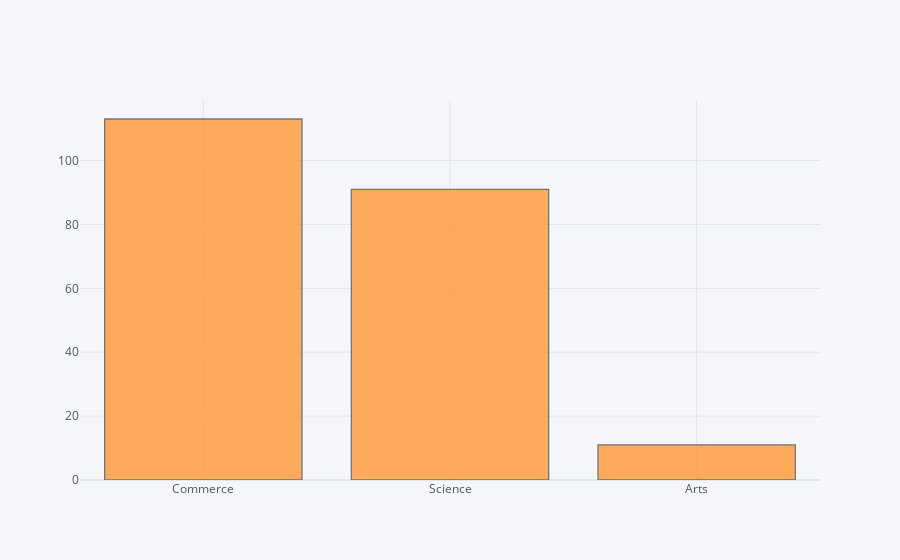

This figure's notebook cell:
### Code cell
df["hsc_s"].iplot(kind = 'hist', bins = 50)

### Figure 1 — Plotly figure (JSON) as saved in the notebook; plotly's stock layout.template omitted (floating-point values rounded to 4 significant figures; data arrays with more than 128 entries replaced by an {"elided": "..."} marker saying what was removed)
{"data": [{"histfunc": "count", "histnorm": "", "marker": {"color": "rgba(255, 153, 51, 1.0)", "line": {"color": "#4D5663", "width": 1.3}}, "name": "hsc_s", "nbinsx": 50, "opacity": 0.8, "orientation": "v", "type": "histogram", "x": {"elided": "215 str values"}}], "layout": {"barmode": "overlay", "legend": {"bgcolor": "#F5F6F9", "font": {"color": "#4D5663"}}, "paper_bgcolor": "#F5F6F9", "plot_bgcolor": "#F5F6F9", "title": {"font": {"color": "#4D5663"}}, "xaxis": {"gridcolor": "#E1E5ED", "showgrid": true, "tickfont": {"color": "#4D5663"}, "title": {"font": {"color": "#4D5663"}, "text": ""}, "zerolinecolor": "#E1E5ED"}, "yaxis": {"gridcolor": "#E1E5ED", "showgrid": true, "tickfont": {"color": "#4D5663"}, "title": {"font": {"color": "#4D5663"}, "text": ""}, "zerolinecolor": "#E1E5ED"}}}
